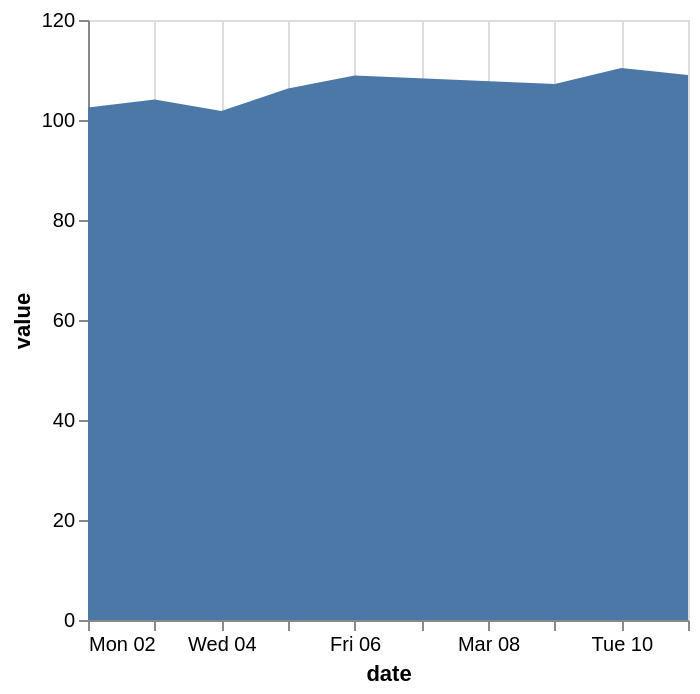

This figure's Vega-Lite source:
### Vega-Lite specification from a JSON file in a GitHub repository (floating-point values rounded to 4 significant figures)
{"$schema": "https://vega.github.io/schema/vega-lite/v6.json", "data": {"values": [{"date": "2026-03-02", "value": 102.5}, {"date": "2026-03-03", "value": 104.1}, {"date": "2026-03-04", "value": 101.8}, {"date": "2026-03-05", "value": 106.3}, {"date": "2026-03-06", "value": 108.9}, {"date": "2026-03-09", "value": 107.2}, {"date": "2026-03-10", "value": 110.4}, {"date": "2026-03-11", "value": 109.0}]}, "description": "A temporal area from zero.", "encoding": {"x": {"field": "date", "type": "temporal"}, "y": {"field": "value", "type": "quantitative"}}, "mark": "area", "usermeta": {"easel": {"standin_ratio": 0.0075, "threshold": 0.03}}}
